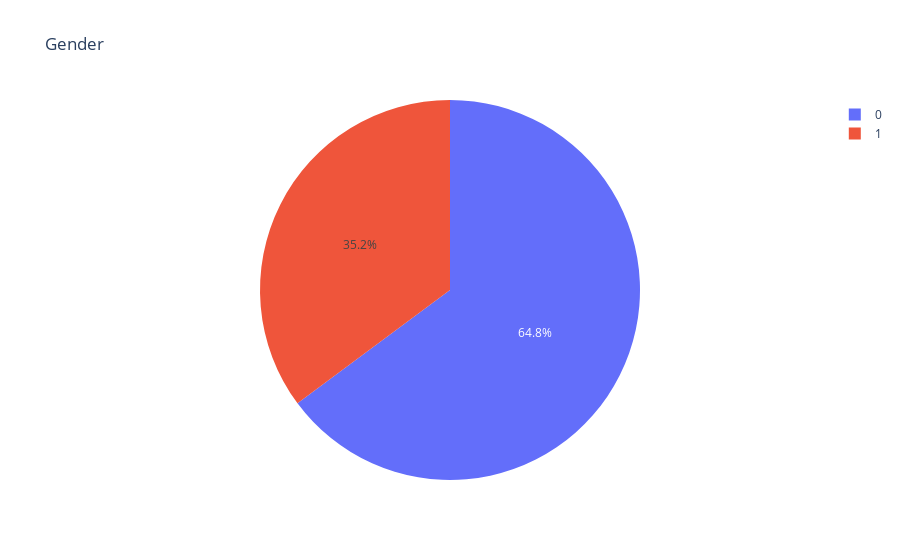

Source (notebook cell):
### Markdown cell above
Using mosaic plot I found out that the largest group is senior-level experience with a remote work ratio of 0.

### Code cell
fig=px.pie(df, values=df['Gender'].value_counts().values,
           names=df['Gender'].value_counts().index, title='Gender')
fig.show()

### Figure 1 — Plotly figure (JSON) as saved in the notebook; plotly's stock layout.template omitted (floating-point values rounded to 4 significant figures)
{"data": [{"domain": {"x": [0, 1], "y": [0, 1]}, "hovertemplate": "label=%{label}<br>value=%{value}<extra></extra>", "labels": [0, 1], "legendgroup": "", "name": "", "showlegend": true, "type": "pie", "values": [2868, 1556]}], "layout": {"legend": {"tracegroupgap": 0}, "title": {"text": "Gender"}}}
